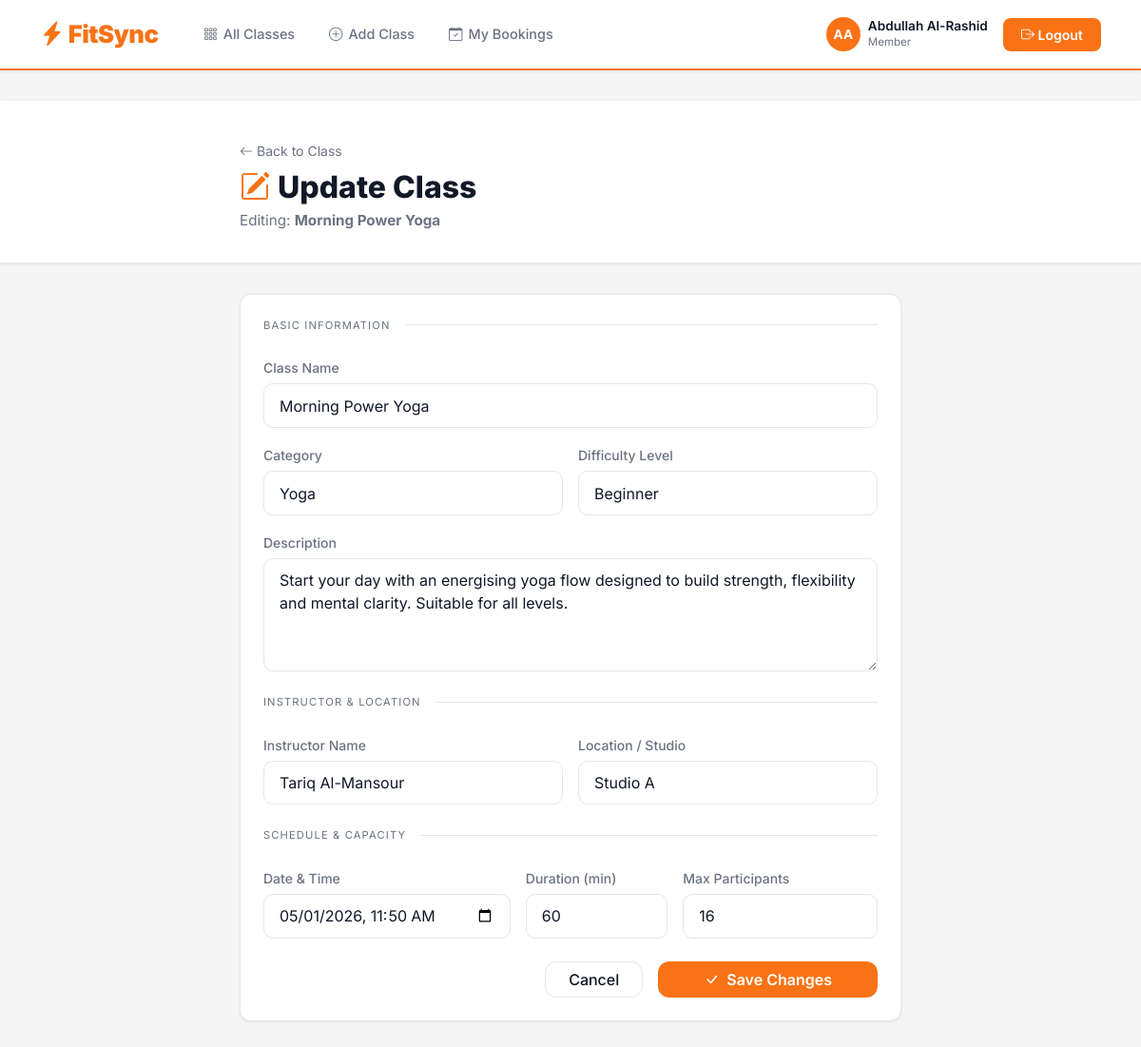
The page /classes/9/update/ (signed in) on the database its author committed.
### gym_app/models.py (models this page shows, shortened)
class GymClass(models.Model):
    CATEGORY_CHOICES = [
        ('yoga', 'Yoga'),
        ('cardio', 'Cardio'),
        ('strength', 'Strength Training'),
        ('pilates', 'Pilates'),
        ('hiit', 'HIIT'),
        ('cycling', 'Cycling'),
        ('swimming', 'Swimming'),
        ('boxing', 'Boxing'),
    ]
    DIFFICULTY_CHOICES = [
        ('beginner', 'Beginner'),
        ('intermediate', 'Intermediate'),
        ('advanced', 'Advanced'),
    ]
    name = models.CharField(max_length=200)
    description = models.TextField()
    instructor = models.CharField(max_length=100)
    category = models.CharField(max_length=50, choices=CATEGORY_CHOICES, default='cardio')
    schedule = models.DateTimeField()
    duration = models.PositiveIntegerField(help_text='Duration in minutes')
    capacity = models.PositiveIntegerField()
    location = models.CharField(max_length=200)
    difficulty = models.CharField(max_length=20, choices=DIFFICULTY_CHOICES, default='intermediate')
    created_at = models.DateTimeField(auto_now_add=True)
    members = models.ManyToManyField(
        User,
        through='Booking',
        blank=True,
        related_name='gym_classes',
    )
    class Meta:
        ordering = ['schedule']

### gym_app/views.py (the view)
# urls.py: path('classes/<int:pk>/update/', views.class_update_view, name='class_update'),
@login_required(login_url='login')
def class_update_view(request, pk):
    if not request.user.is_staff:
        return redirect('class_detail', pk=pk)
    gym_class = get_object_or_404(GymClass, pk=pk)
    if request.method == 'POST':
        form = GymClassForm(request.POST, instance=gym_class)
        if form.is_valid():
            form.save()
            return redirect('class_detail', pk=pk)
    else:
        form = GymClassForm(instance=gym_class)
        if gym_class.schedule:
            form.initial['schedule'] = gym_class.schedule.strftime('%Y-%m-%dT%H:%M')
    return render(request, 'gym_app/class_update.html', {
        'form': form,
        'gym_class': gym_class,
    })

### gym_app/templates/gym_app/class_update.html (shortened to what this page needs)
{% extends 'gym_app/base.html' %}
{% block content %}
<div class="fs-page-header">
  <div class="container" style="max-width:720px;">
    <a href="{% url 'class_detail' gym_class.pk %}" style="color:var(--fs-muted); font-size:0.875rem; text-decoration:none;">
      <i class="bi bi-arrow-left me-1"></i>Back to Class
    </a>
    <h1 class="mt-2"><i class="bi bi-pencil-square me-2 text-fire"></i>Update Class</h1>
    <p>Editing: <strong>{{ gym_class.name }}</strong></p>
  </div>
</div>
<div class="container fade-in-up" style="max-width:720px;">
  <div class="fs-card p-4" id="update-class-card">
    <form method="post" action="{% url 'class_update' gym_class.pk %}" id="update-class-form">
      <div class="d-flex align-items-center gap-3 mb-4">
        <span style="font-size:0.7rem; text-transform:uppercase; letter-spacing:0.1em; color:var(--fs-muted); white-space:nowrap;">Basic Information</span>
        <div style="flex:1; height:1px; background:var(--fs-border);"></div>
      </div>
      <div class="mb-3">
        <label class="form-label" for="class-name">Class Name</label>
        {{ form.name }}
      </div>
      <div class="row g-3 mb-3">
        <div class="col-md-6">
          <label class="form-label" for="class-category">Category</label>
          {{ form.category }}
        </div>
        <div class="col-md-6">
          <label class="form-label" for="class-difficulty">Difficulty Level</label>
          {{ form.difficulty }}
        </div>
      </div>
      <div class="mb-3">
        <label class="form-label" for="class-description">Description</label>
        {{ form.description }}
      </div>
      <div class="d-flex align-items-center gap-3 mt-4 mb-4">
        <span style="font-size:0.7rem; text-transform:uppercase; letter-spacing:0.1em; color:var(--fs-muted); white-space:nowrap;">Instructor & Location</span>
        <div style="flex:1; height:1px; background:var(--fs-border);"></div>
      </div>
      <div class="row g-3 mb-3">
        <div class="col-md-6">
          <label class="form-label" for="class-instructor">Instructor Name</label>
          {{ form.instructor }}
        </div>
        <div class="col-md-6">
          <label class="form-label" for="class-location">Location / Studio</label>
          {{ form.location }}
        </div>
      </div>
      <div class="d-flex align-items-center gap-3 mt-4 mb-4">
        <span style="font-size:0.7rem; text-transform:uppercase; letter-spacing:0.1em; color:var(--fs-muted); white-space:nowrap;">Schedule & Capacity</span>
        <div style="flex:1; height:1px; background:var(--fs-border);"></div>
      </div>
      <div class="row g-3 mb-4">
        <div class="col-md-5">
          <label class="form-label" for="class-schedule">Date & Time</label>
          {{ form.schedule }}
        </div>
        <div class="col-md-3">
          <label class="form-label" for="class-duration">Duration (min)</label>
          {{ form.duration }}
        </div>
        <div class="col-md-4">
          <label class="form-label" for="class-capacity">Max Participants</label>
          {{ form.capacity }}
        </div>
      </div>
      <div class="d-flex gap-3 justify-content-end">
        <a href="{% url 'class_detail' gym_class.pk %}" class="btn btn-fs-outline px-4" id="btn-update-cancel">
          Cancel
        </a>
        <button type="submit" class="btn btn-fs-primary px-5" id="btn-update-submit">
          <i class="bi bi-check-lg me-2"></i>Save Changes
        </button>
      </div>
    </form>
  </div>
</div>
{% endblock %}

### gym_app/templates/gym_app/base.html (shortened to what this page needs)
<!DOCTYPE html>
<html lang="en">
<head>
  <link href="https://cdn.jsdelivr.net/npm/bootstrap@5.3.3/dist/css/bootstrap.min.css" rel="stylesheet" />
  <link href="https://cdn.jsdelivr.net/npm/bootstrap-icons@1.11.3/font/bootstrap-icons.min.css" rel="stylesheet" />
</head>
<body>
  <nav class="fs-navbar navbar navbar-expand-lg" id="main-navbar">
    <div class="container">
      <a class="navbar-brand" href="{% url 'class_list' %}" id="nav-brand">
        <i class="bi bi-lightning-charge-fill"></i> FitSync
      </a>
      <div class="collapse navbar-collapse" id="navbarContent">
        <ul class="navbar-nav me-auto ms-3 gap-1">
          <li class="nav-item">
            <a class="nav-link {% if request.resolver_match.url_name == 'class_list' %}active{% endif %}"
              href="{% url 'class_list' %}" id="nav-classes">
              <i class="bi bi-grid-3x3-gap"></i>All Classes
            </a>
          </li>
          {% if user.is_staff %}
          <li class="nav-item">
            <a class="nav-link {% if request.resolver_match.url_name == 'class_add' %}active{% endif %}"
              href="{% url 'class_add' %}" id="nav-add-class">
              <i class="bi bi-plus-circle"></i>Add Class
            </a>
          </li>
          {% endif %}
          <li class="nav-item">
            <a class="nav-link {% if request.resolver_match.url_name == 'my_bookings' %}active{% endif %}"
              href="{% url 'my_bookings' %}" id="nav-my-bookings">
              <i class="bi bi-calendar-check"></i>My Bookings
            </a>
          </li>
        </ul>
        <div class="d-flex align-items-center gap-3">
          {% if user.is_authenticated %}
          <div class="d-flex align-items-center gap-2" id="nav-user-info">
            <div class="fs-avatar">{{ user.first_name|first|upper }}{{ user.last_name|first|upper }}</div>
            <div class="d-none d-lg-block">
              <div style="font-size:0.85rem; font-weight:600; line-height:1.2; color:var(--fs-text);">
                {{ user.get_full_name|default:user.username }}
              </div>
              <div style="font-size:0.72rem; color:var(--fs-muted);">Member</div>
            </div>
          </div>
          <a href="{% url 'logout' %}" class="fs-btn-fire btn btn-sm" id="nav-logout">
            <i class="bi bi-box-arrow-right"></i> Logout
          </a>
          {% endif %}
        </div>
      </div>
    </div>
  </nav>
  <main class="fs-main" id="main-content">
    {% block content %}{% endblock %}
  </main>
</body>
</html>

### gym_app/templates/gym_app/base.html (style rules this page uses)
:root { --fs-bg: #f5f5f5; --fs-surface: #ffffff; --fs-card: #ffffff; --fs-card-hover: #fff7ed; --fs-border: #e5e7eb; --fs-primary: #f97316; --fs-primary-d: #ea580c; --fs-success: #16a34a; --fs-danger: #dc2626; --fs-text: #111827; --fs-muted: #6b7280; --fs-radius: 12px; --fs-radius-lg: 20px; --shadow-sm: 0 1px 3px rgba(0, 0, 0, 0.08); --shadow-md: 0 4px 12px rgba(0, 0, 0, 0.08); --shadow-orange: 0 4px 16px rgba(249, 115, 22, 0.25); }
*, *::before, *::after { box-sizing: border-box; }
body { font-family: 'Inter', sans-serif; background-color: var(--fs-bg); color: var(--fs-text); min-height: 100vh; }
.fs-navbar { background: #ffffff; border-bottom: 2px solid var(--fs-primary); padding: 0.75rem 0; position: sticky; top: 0; z-index: 1050; box-shadow: var(--shadow-sm); }
.fs-navbar .navbar-brand { font-weight: 900; font-size: 1.6rem; letter-spacing: -0.5px; color: var(--fs-primary) !important; text-decoration: none; }
.fs-navbar .nav-link { color: var(--fs-muted) !important; font-weight: 500; font-size: 0.9rem; padding: 0.5rem 1rem !important; border-radius: 8px; transition: all 0.2s ease; }
.fs-navbar .nav-link i { margin-right: 6px; }
.fs-btn-fire { background: var(--fs-primary); border: none; color: #fff !important; font-weight: 600; padding: 0.45rem 1.2rem; border-radius: 8px; transition: all 0.2s ease; font-size: 0.875rem; }
.fs-main { padding: 2rem 0 4rem; }
.fs-card { background: var(--fs-card); border: 1px solid var(--fs-border); border-radius: var(--fs-radius); box-shadow: var(--shadow-sm); transition: transform 0.2s ease, box-shadow 0.2s ease, border-color 0.2s ease; }
.btn-fs-primary { background: var(--fs-primary); border: none; color: #fff; font-weight: 600; border-radius: var(--fs-radius); transition: all 0.2s ease; }
.btn-fs-outline { background: transparent; border: 1.5px solid var(--fs-border); color: var(--fs-text); font-weight: 500; border-radius: var(--fs-radius); transition: all 0.2s ease; }
.form-control, .form-select { background: #ffffff !important; border: 1.5px solid var(--fs-border) !important; color: var(--fs-text) !important; border-radius: 10px !important; padding: 0.65rem 1rem !important; transition: border-color 0.2s ease, box-shadow 0.2s ease; }
.form-control::placeholder { color: var(--fs-muted) !important; }
.form-select option { background: #ffffff; color: var(--fs-text); }
label.form-label { font-weight: 500; font-size: 0.875rem; color: var(--fs-muted); margin-bottom: 6px; }
.fs-page-header { background: #ffffff; border-bottom: 1px solid var(--fs-border); padding: 2.5rem 0 2rem; margin-bottom: 2rem; box-shadow: var(--shadow-sm); }
.fs-page-header h1 { font-weight: 800; font-size: 2rem; margin-bottom: 0.25rem; color: var(--fs-text); }
.fs-page-header p { color: var(--fs-muted); font-size: 0.95rem; margin: 0; }
.text-fire { color: var(--fs-primary) !important; }
.fs-avatar { width: 36px; height: 36px; background: var(--fs-primary); border-radius: 50%; display: flex; align-items: center; justify-content: center; font-weight: 700; font-size: 0.85rem; color: #fff; }
.fade-in-up { animation: fadeInUp 0.4s ease both; }

### rows shown on the page
GymClass: name "Morning Power Yoga", category "Yoga", difficulty "Beginner", description "Start your day with an energising yoga flow designed to build strength, flexibility and mental clarity. Suitable for all levels.", instructor "Tariq Al-Mansour", location "Studio A", schedule "05/01/2026 11:50", duration "60", capacity "16"

### other values the page prints
{{ user.first_name|first|upper }} "A"
{{ user.last_name|first|upper }} "A"
{{ user.get_full_name|default:user.username }} "Abdullah Al-Rashid"
